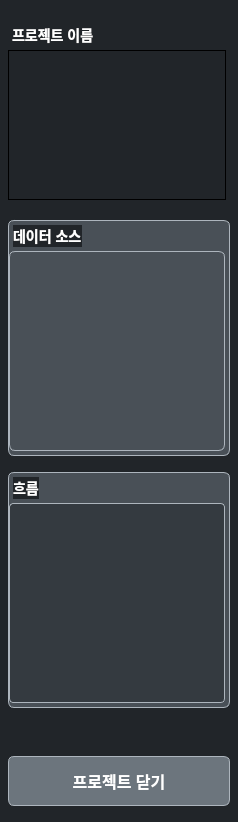
<?xml version="1.0" encoding="UTF-8"?>
<ui version="4.0">
 <class>ProjectMenuPanel</class>
 <widget class="QWidget" name="ProjectMenuPanel">
  <property name="geometry">
   <rect>
    <x>0</x>
    <y>0</y>
    <width>238</width>
    <height>822</height>
   </rect>
  </property>
  <property name="autoFillBackground">
   <bool>false</bool>
  </property>
  <property name="styleSheet">
   <string notr="true">QWidget {
    background-color: #212529;
}
QLabel#project_name {
    font-size: 14px; 
    font-weight: bold; 
    color: white; 
    padding-bottom: 0px;
}
QFrame#desc_box {
    background-color: #495057;
    border-radius: 6px;
    border: 1px solid #adb5bd;
    margin-top: 8px;
    min-height: 90px;
    max-height: 150px;
}
QTextEdit#desc_text {
    color: #e9ecef;
    background: transparent;
    border: none;
    padding: 0px;
    margin: 0px;
    min-height: 90px;
    max-height: 150px;
}
QFrame#data_section, QFrame#flow_section {
    background-color: #495057;
    border-radius: 6px;
    border: 1px solid #adb5bd;
    margin-top: 8px;
    height: 100px;
}
QLabel#data_label, QLabel#flow_label {
    font-size: 14px; 
    font-weight: bold; 
    color: white; 
    padding: 0px;
    margin: 0px;
}
QPushButton#data_add_btn, QPushButton#flow_add_btn {
    border: none;
    background-color: transparent;
    padding: 0px;
    margin: 0px;
    margin-top: 2px;
}
QFrame#data_list_container, QFrame#flow_list_container {
    background-color: #343a40;
    border: 1px solid #adb5bd;
    border-radius: 4px;
    min-height: 120px;
}
QLabel#no_data_label, QLabel#no_flow_label {
    color: #adb5bd;
    font-style: italic;
    font-size: 12px;
}
QPushButton#close_btn {
    background-color: #6c757d;
    padding: 8px;
    border-radius: 6px;
    text-align: center;
    font-size: 16px;
    font-weight: bold;
    border: 1px solid #adb5bd;
    color: white;
    min-height: 32px;
}
QPushButton#close_btn:hover {
    background-color: #868e96;
    border-color: #ced4da;
}
QScrollArea {
    border: none;
    background: transparent;
    border-radius: 6px;
    padding: 0px;
    margin: 0px;
}
QScrollArea QWidget#desc_container, QScrollArea QWidget#data_list_container {
    background: transparent;
    border-radius: 6px;
    padding: 0px;
    margin: 0px;
}
QScrollArea QFrame {
    border: 1px solid #adb5bd;
    border-radius: 6px;
    background-color: #495057;
    padding: 0px;
    margin: 0px;
}
QScrollBar:vertical {
    border: none;
    background: #495057;
    width: 8px;
    margin: 0px;
    position: absolute;
    right: 0px;
}
QScrollBar::handle:vertical {
    background: #adb5bd;
    border-radius: 4px;
    min-height: 20px;
}
QScrollBar::handle:vertical:hover {
    background: #ced4da;
}
QScrollBar::add-line:vertical, QScrollBar::sub-line:vertical {
    height: 0px;
}
QScrollBar::add-page:vertical, QScrollBar::sub-page:vertical {
    background: transparent;
}
</string>
  </property>
  <layout class="QVBoxLayout" name="menu_layout">
   <property name="spacing">
    <number>8</number>
   </property>
   <property name="leftMargin">
    <number>8</number>
   </property>
   <property name="topMargin">
    <number>20</number>
   </property>
   <property name="rightMargin">
    <number>8</number>
   </property>
   <property name="bottomMargin">
    <number>16</number>
   </property>
   <item>
    <widget class="QFrame" name="project_section">
     <property name="sizePolicy">
      <sizepolicy hsizetype="Preferred" vsizetype="Fixed">
       <horstretch>0</horstretch>
       <verstretch>0</verstretch>
      </sizepolicy>
     </property>
     <property name="frameShape">
      <enum>QFrame::Shape::Panel</enum>
     </property>
     <property name="frameShadow">
      <enum>QFrame::Shadow::Plain</enum>
     </property>
     <property name="lineWidth">
      <number>0</number>
     </property>
     <layout class="QVBoxLayout" name="project_name_layout">
      <property name="spacing">
       <number>0</number>
      </property>
      <property name="leftMargin">
       <number>0</number>
      </property>
      <property name="topMargin">
       <number>4</number>
      </property>
      <property name="rightMargin">
       <number>4</number>
      </property>
      <property name="bottomMargin">
       <number>4</number>
      </property>
      <item>
       <layout class="QHBoxLayout" name="project_name_header">
        <property name="spacing">
         <number>0</number>
        </property>
        <property name="bottomMargin">
         <number>4</number>
        </property>
        <item>
         <layout class="QHBoxLayout" name="project_name_label_layout">
          <property name="spacing">
           <number>5</number>
          </property>
          <property name="leftMargin">
           <number>4</number>
          </property>
          <item>
           <widget class="QLabel" name="project_name">
            <property name="font">
             <font>
              <pointsize>-1</pointsize>
              <bold>true</bold>
             </font>
            </property>
            <property name="text">
             <string>프로젝트 이름</string>
            </property>
           </widget>
          </item>
          <item>
           <widget class="QPushButton" name="open_folder_btn">
            <property name="mouseTracking">
             <bool>false</bool>
            </property>
            <property name="styleSheet">
             <string notr="true">border:0</string>
            </property>
            <property name="text">
             <string/>
            </property>
            <property name="iconSize">
             <size>
              <width>14</width>
              <height>14</height>
             </size>
            </property>
            <property name="fixedSize" stdset="0">
             <size>
              <width>18</width>
              <height>18</height>
             </size>
            </property>
           </widget>
          </item>
         </layout>
        </item>
       </layout>
      </item>
      <item>
       <widget class="QFrame" name="project_box">
        <property name="minimumSize">
         <size>
          <width>0</width>
          <height>90</height>
         </size>
        </property>
        <property name="maximumSize">
         <size>
          <width>16777215</width>
          <height>150</height>
         </size>
        </property>
        <property name="styleSheet">
         <string notr="true"/>
        </property>
        <property name="frameShape">
         <enum>QFrame::Shape::Panel</enum>
        </property>
        <property name="frameShadow">
         <enum>QFrame::Shadow::Plain</enum>
        </property>
        <layout class="QVBoxLayout" name="desc_layout">
         <property name="spacing">
          <number>0</number>
         </property>
         <property name="leftMargin">
          <number>4</number>
         </property>
         <property name="topMargin">
          <number>4</number>
         </property>
         <property name="rightMargin">
          <number>4</number>
         </property>
         <property name="bottomMargin">
          <number>12</number>
         </property>
         <item>
          <widget class="QScrollArea" name="desc_scroll">
           <property name="frameShape">
            <enum>QFrame::Shape::NoFrame</enum>
           </property>
           <property name="frameShadow">
            <enum>QFrame::Shadow::Plain</enum>
           </property>
           <property name="verticalScrollBarPolicy">
            <enum>Qt::ScrollBarPolicy::ScrollBarAsNeeded</enum>
           </property>
           <property name="horizontalScrollBarPolicy">
            <enum>Qt::ScrollBarPolicy::ScrollBarAlwaysOff</enum>
           </property>
           <property name="widgetResizable">
            <bool>true</bool>
           </property>
           <widget class="QWidget" name="desc_container">
            <property name="geometry">
             <rect>
              <x>0</x>
              <y>0</y>
              <width>208</width>
              <height>132</height>
             </rect>
            </property>
            <property name="styleSheet">
             <string notr="true">background: transparent;</string>
            </property>
            <layout class="QVBoxLayout" name="desc_container_layout">
             <property name="spacing">
              <number>0</number>
             </property>
             <property name="leftMargin">
              <number>4</number>
             </property>
             <property name="topMargin">
              <number>4</number>
             </property>
             <property name="rightMargin">
              <number>4</number>
             </property>
             <property name="bottomMargin">
              <number>4</number>
             </property>
             <item>
              <widget class="QTextEdit" name="desc_text">
               <property name="minimumSize">
                <size>
                 <width>0</width>
                 <height>90</height>
                </size>
               </property>
               <property name="maximumSize">
                <size>
                 <width>16777215</width>
                 <height>150</height>
                </size>
               </property>
               <property name="contextMenuPolicy">
                <enum>Qt::ContextMenuPolicy::CustomContextMenu</enum>
               </property>
               <property name="styleSheet">
                <string notr="true">
                 QTextEdit {
                     color: #e9ecef;
                     background: transparent;
                     border: none;
                     padding: 0px;
                     margin: 0px;
                 }
                 QScrollBar:vertical {
                     border: none;
                     background: #495057;
                     width: 8px;
                     margin: 0px;
                     position: absolute;
                     right: 0px;
                 }
                 QScrollBar::handle:vertical {
                     background: #adb5bd;
                     border-radius: 4px;
                     min-height: 20px;
                 }
                 QScrollBar::handle:vertical:hover {
                     background: #ced4da;
                 }
                 QScrollBar::add-line:vertical, QScrollBar::sub-line:vertical {
                     height: 0px;
                 }
                 QScrollBar::add-page:vertical, QScrollBar::sub-page:vertical {
                     background: transparent;
                 }
                </string>
               </property>
               <property name="verticalScrollBarPolicy">
                <enum>Qt::ScrollBarPolicy::ScrollBarAsNeeded</enum>
               </property>
               <property name="horizontalScrollBarPolicy">
                <enum>Qt::ScrollBarPolicy::ScrollBarAlwaysOff</enum>
               </property>
               <property name="placeholderText">
                <string/>
               </property>
              </widget>
             </item>
            </layout>
           </widget>
          </widget>
         </item>
        </layout>
       </widget>
      </item>
     </layout>
    </widget>
   </item>
   <item>
    <widget class="QFrame" name="data_section">
     <property name="sizePolicy">
      <sizepolicy hsizetype="Preferred" vsizetype="Fixed">
       <horstretch>0</horstretch>
       <verstretch>0</verstretch>
      </sizepolicy>
     </property>
     <property name="frameShape">
      <enum>QFrame::Shape::Panel</enum>
     </property>
     <property name="frameShadow">
      <enum>QFrame::Shadow::Plain</enum>
     </property>
     <property name="lineWidth">
      <number>0</number>
     </property>
     <layout class="QVBoxLayout" name="data_layout">
      <property name="spacing">
       <number>0</number>
      </property>
      <property name="leftMargin">
       <number>0</number>
      </property>
      <property name="topMargin">
       <number>4</number>
      </property>
      <property name="rightMargin">
       <number>4</number>
      </property>
      <property name="bottomMargin">
       <number>4</number>
      </property>
      <item>
       <layout class="QHBoxLayout" name="data_header">
        <property name="spacing">
         <number>0</number>
        </property>
        <property name="bottomMargin">
         <number>4</number>
        </property>
        <item>
         <layout class="QHBoxLayout" name="label_layout">
          <property name="spacing">
           <number>5</number>
          </property>
          <property name="leftMargin">
           <number>4</number>
          </property>
          <item>
           <widget class="QLabel" name="data_label">
            <property name="font">
             <font>
              <pointsize>-1</pointsize>
              <bold>true</bold>
             </font>
            </property>
            <property name="text">
             <string>데이터 소스</string>
            </property>
           </widget>
          </item>
          <item>
           <widget class="QPushButton" name="data_add_btn">
            <property name="iconSize">
             <size>
              <width>14</width>
              <height>14</height>
             </size>
            </property>
            <property name="fixedSize" stdset="0">
             <size>
              <width>18</width>
              <height>18</height>
             </size>
            </property>
           </widget>
          </item>
         </layout>
        </item>
        <item>
         <spacer name="horizontalSpacer">
          <property name="orientation">
           <enum>Qt::Orientation::Horizontal</enum>
          </property>
          <property name="sizeHint" stdset="0">
           <size>
            <width>40</width>
            <height>20</height>
           </size>
          </property>
         </spacer>
        </item>
       </layout>
      </item>
      <item>
       <widget class="QScrollArea" name="data_scroll">
        <property name="minimumSize">
         <size>
          <width>0</width>
          <height>100</height>
         </size>
        </property>
        <property name="maximumSize">
         <size>
          <width>16777215</width>
          <height>200</height>
         </size>
        </property>
        <property name="frameShape">
         <enum>QFrame::Shape::NoFrame</enum>
        </property>
        <property name="frameShadow">
         <enum>QFrame::Shadow::Plain</enum>
        </property>
        <property name="verticalScrollBarPolicy">
         <enum>Qt::ScrollBarPolicy::ScrollBarAsNeeded</enum>
        </property>
        <property name="horizontalScrollBarPolicy">
         <enum>Qt::ScrollBarPolicy::ScrollBarAlwaysOff</enum>
        </property>
        <property name="widgetResizable">
         <bool>true</bool>
        </property>
        <widget class="QFrame" name="data_list_container">
         <property name="geometry">
          <rect>
           <x>0</x>
           <y>0</y>
           <width>216</width>
           <height>200</height>
          </rect>
         </property>
         <property name="minimumSize">
          <size>
           <width>0</width>
           <height>100</height>
          </size>
         </property>
         <property name="frameShape">
          <enum>QFrame::Shape::Panel</enum>
         </property>
         <property name="frameShadow">
          <enum>QFrame::Shadow::Plain</enum>
         </property>
         <layout class="QVBoxLayout" name="data_list_layout">
          <property name="spacing">
           <number>6</number>
          </property>
          <property name="leftMargin">
           <number>8</number>
          </property>
          <property name="topMargin">
           <number>8</number>
          </property>
          <property name="rightMargin">
           <number>8</number>
          </property>
          <property name="bottomMargin">
           <number>8</number>
          </property>
          <item>
           <widget class="QListWidget" name="data_list">
            <property name="styleSheet">
             <string notr="true">
              QListWidget {
                  background: transparent;
                  border: none;
                  color: #e9ecef;
              }
              QListWidget::item {
                  padding: 4px;
                  border-radius: 4px;
              }
              QListWidget::item:selected, QListWidget::item:hover {
                  background: #6c757d;
              }
             </string>
            </property>
            <property name="frameShape">
             <enum>QFrame::Shape::NoFrame</enum>
            </property>
            <property name="frameShadow">
             <enum>QFrame::Shadow::Plain</enum>
            </property>
            <property name="verticalScrollBarPolicy">
             <enum>Qt::ScrollBarPolicy::ScrollBarAsNeeded</enum>
            </property>
            <property name="horizontalScrollBarPolicy">
             <enum>Qt::ScrollBarPolicy::ScrollBarAlwaysOff</enum>
            </property>
           </widget>
          </item>
         </layout>
        </widget>
       </widget>
      </item>
     </layout>
    </widget>
   </item>
   <item>
    <widget class="QFrame" name="flow_section">
     <property name="sizePolicy">
      <sizepolicy hsizetype="Preferred" vsizetype="Fixed">
       <horstretch>0</horstretch>
       <verstretch>0</verstretch>
      </sizepolicy>
     </property>
     <property name="frameShape">
      <enum>QFrame::Shape::Panel</enum>
     </property>
     <property name="frameShadow">
      <enum>QFrame::Shadow::Plain</enum>
     </property>
     <property name="lineWidth">
      <number>0</number>
     </property>
     <layout class="QVBoxLayout" name="flow_layout">
      <property name="spacing">
       <number>0</number>
      </property>
      <property name="leftMargin">
       <number>0</number>
      </property>
      <property name="topMargin">
       <number>4</number>
      </property>
      <property name="rightMargin">
       <number>4</number>
      </property>
      <property name="bottomMargin">
       <number>4</number>
      </property>
      <item>
       <layout class="QHBoxLayout" name="flow_header">
        <property name="spacing">
         <number>0</number>
        </property>
        <property name="bottomMargin">
         <number>4</number>
        </property>
        <item>
         <layout class="QHBoxLayout" name="flow_label_layout">
          <property name="spacing">
           <number>5</number>
          </property>
          <property name="leftMargin">
           <number>4</number>
          </property>
          <item>
           <widget class="QLabel" name="flow_label">
            <property name="font">
             <font>
              <pointsize>-1</pointsize>
              <bold>true</bold>
             </font>
            </property>
            <property name="text">
             <string>흐름</string>
            </property>
           </widget>
          </item>
          <item>
           <widget class="QPushButton" name="flow_add_btn">
            <property name="fixedSize" stdset="0">
             <size>
              <width>18</width>
              <height>18</height>
             </size>
            </property>
           </widget>
          </item>
         </layout>
        </item>
        <item>
         <spacer name="horizontalSpacer_2">
          <property name="orientation">
           <enum>Qt::Orientation::Horizontal</enum>
          </property>
          <property name="sizeHint" stdset="0">
           <size>
            <width>40</width>
            <height>20</height>
           </size>
          </property>
         </spacer>
        </item>
       </layout>
      </item>
      <item>
       <widget class="QScrollArea" name="flow_scroll">
        <property name="minimumSize">
         <size>
          <width>0</width>
          <height>100</height>
         </size>
        </property>
        <property name="maximumSize">
         <size>
          <width>16777215</width>
          <height>200</height>
         </size>
        </property>
        <property name="frameShape">
         <enum>QFrame::Shape::NoFrame</enum>
        </property>
        <property name="frameShadow">
         <enum>QFrame::Shadow::Plain</enum>
        </property>
        <property name="verticalScrollBarPolicy">
         <enum>Qt::ScrollBarPolicy::ScrollBarAsNeeded</enum>
        </property>
        <property name="horizontalScrollBarPolicy">
         <enum>Qt::ScrollBarPolicy::ScrollBarAlwaysOff</enum>
        </property>
        <property name="widgetResizable">
         <bool>true</bool>
        </property>
        <widget class="QFrame" name="flow_list_container">
         <property name="geometry">
          <rect>
           <x>0</x>
           <y>0</y>
           <width>216</width>
           <height>100</height>
          </rect>
         </property>
         <property name="minimumSize">
          <size>
           <width>0</width>
           <height>100</height>
          </size>
         </property>
         <property name="frameShape">
          <enum>QFrame::Shape::Panel</enum>
         </property>
         <property name="frameShadow">
          <enum>QFrame::Shadow::Plain</enum>
         </property>
         <layout class="QVBoxLayout" name="flow_list_layout">
          <property name="spacing">
           <number>6</number>
          </property>
          <property name="leftMargin">
           <number>8</number>
          </property>
          <property name="topMargin">
           <number>8</number>
          </property>
          <property name="rightMargin">
           <number>8</number>
          </property>
          <property name="bottomMargin">
           <number>8</number>
          </property>
          <item>
           <widget class="QListWidget" name="flow_list">
            <property name="styleSheet">
             <string notr="true">
              QListWidget {
                  background: transparent;
                  border: none;
                  color: #e9ecef;
              }
              QListWidget::item {
                  padding: 4px;
                  border-radius: 4px;
              }
              QListWidget::item:selected, QListWidget::item:hover {
                  background: #6c757d;
              }
             </string>
            </property>
            <property name="frameShape">
             <enum>QFrame::Shape::NoFrame</enum>
            </property>
            <property name="frameShadow">
             <enum>QFrame::Shadow::Plain</enum>
            </property>
            <property name="horizontalScrollBarPolicy">
             <enum>Qt::ScrollBarPolicy::ScrollBarAlwaysOff</enum>
            </property>
           </widget>
          </item>
         </layout>
        </widget>
       </widget>
      </item>
     </layout>
    </widget>
   </item>
   <item>
    <spacer name="verticalSpacer">
     <property name="orientation">
      <enum>Qt::Orientation::Vertical</enum>
     </property>
     <property name="sizeHint" stdset="0">
      <size>
       <width>20</width>
       <height>40</height>
      </size>
     </property>
    </spacer>
   </item>
   <item>
    <widget class="QPushButton" name="close_btn">
     <property name="minimumSize">
      <size>
       <width>0</width>
       <height>50</height>
      </size>
     </property>
     <property name="text">
      <string>프로젝트 닫기</string>
     </property>
     <property name="iconSize">
      <size>
       <width>16</width>
       <height>16</height>
      </size>
     </property>
    </widget>
   </item>
  </layout>
 </widget>
 <resources>
  <include location="resources/s-dia.qrc"/>
 </resources>
 <connections/>
</ui>
